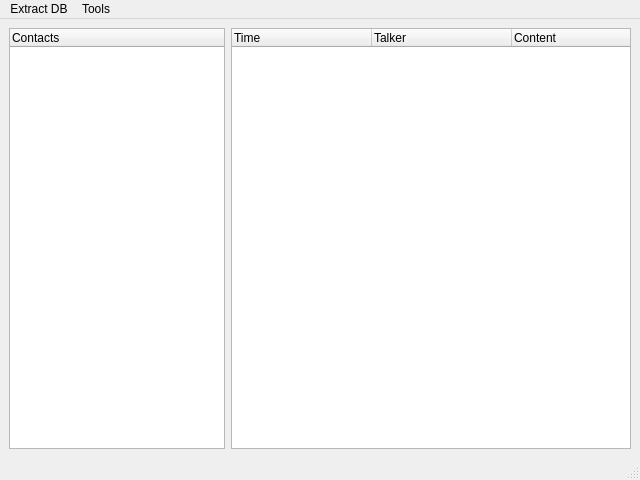
<?xml version="1.0" encoding="UTF-8"?>
<ui version="4.0">
 <class>WeChatMessage</class>
 <widget class="QMainWindow" name="WeChatMessage">
  <property name="geometry">
   <rect>
    <x>0</x>
    <y>0</y>
    <width>640</width>
    <height>480</height>
   </rect>
  </property>
  <property name="windowTitle">
   <string>WeChat Message History</string>
  </property>
  <property name="windowIcon">
   <iconset>
    <normaloff>WeChat-Icon.png</normaloff>WeChat-Icon.png</iconset>
  </property>
  <widget class="QWidget" name="centralwidget">
   <property name="sizePolicy">
    <sizepolicy hsizetype="Expanding" vsizetype="Expanding">
     <horstretch>1</horstretch>
     <verstretch>1</verstretch>
    </sizepolicy>
   </property>
   <layout class="QGridLayout" name="gridLayout" columnstretch="0,1">
    <item row="0" column="0">
     <widget class="QTreeWidget" name="tvUser">
      <property name="minimumSize">
       <size>
        <width>200</width>
        <height>400</height>
       </size>
      </property>
      <column>
       <property name="text">
        <string>Contacts</string>
       </property>
      </column>
     </widget>
    </item>
    <item row="0" column="1">
     <widget class="QTreeWidget" name="tvMessage">
      <property name="minimumSize">
       <size>
        <width>400</width>
        <height>400</height>
       </size>
      </property>
      <property name="alternatingRowColors">
       <bool>true</bool>
      </property>
      <property name="textElideMode">
       <enum>Qt::ElideRight</enum>
      </property>
      <property name="rootIsDecorated">
       <bool>false</bool>
      </property>
      <property name="allColumnsShowFocus">
       <bool>false</bool>
      </property>
      <property name="wordWrap">
       <bool>true</bool>
      </property>
      <property name="headerHidden">
       <bool>false</bool>
      </property>
      <property name="columnCount">
       <number>3</number>
      </property>
      <attribute name="headerCascadingSectionResizes">
       <bool>false</bool>
      </attribute>
      <attribute name="headerDefaultSectionSize">
       <number>140</number>
      </attribute>
      <attribute name="headerMinimumSectionSize">
       <number>16</number>
      </attribute>
      <column>
       <property name="text">
        <string>Time</string>
       </property>
      </column>
      <column>
       <property name="text">
        <string>Talker</string>
       </property>
      </column>
      <column>
       <property name="text">
        <string>Content</string>
       </property>
      </column>
     </widget>
    </item>
   </layout>
  </widget>
  <widget class="QMenuBar" name="menubar">
   <property name="geometry">
    <rect>
     <x>0</x>
     <y>0</y>
     <width>640</width>
     <height>17</height>
    </rect>
   </property>
   <widget class="QMenu" name="menuExtractDB">
    <property name="title">
     <string>Extract DB</string>
    </property>
    <addaction name="actionFromHuaweiBackup"/>
   </widget>
   <widget class="QMenu" name="menuTools">
    <property name="title">
     <string>Tools</string>
    </property>
    <addaction name="actionDecryptDB"/>
   </widget>
   <addaction name="menuExtractDB"/>
   <addaction name="menuTools"/>
  </widget>
  <widget class="QStatusBar" name="statusbar"/>
  <action name="actionFromHuaweiBackup">
   <property name="text">
    <string>From Huawei Backup</string>
   </property>
  </action>
  <action name="actionDecryptDB">
   <property name="text">
    <string>Decrypt DB</string>
   </property>
  </action>
 </widget>
 <resources/>
 <connections/>
</ui>
